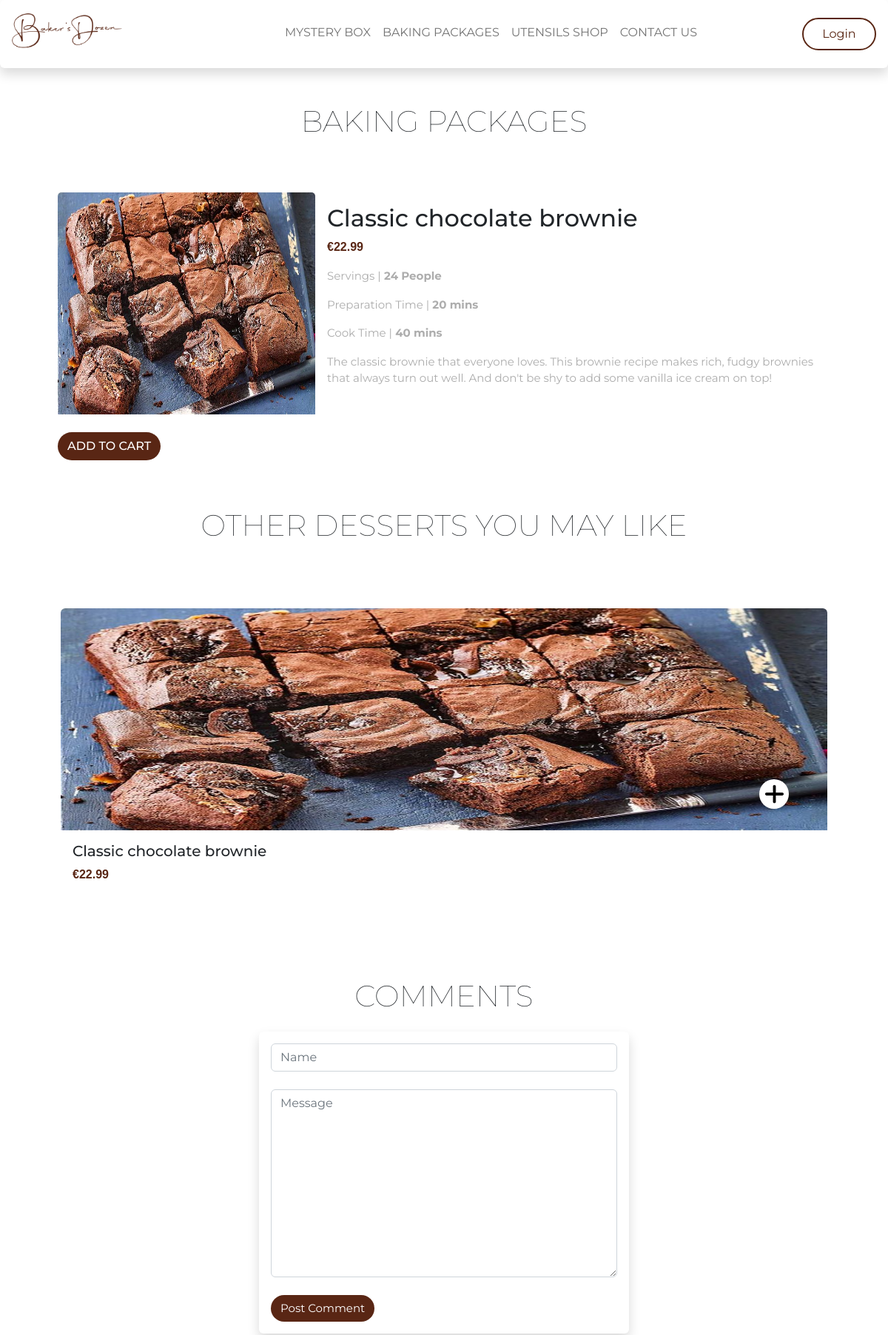
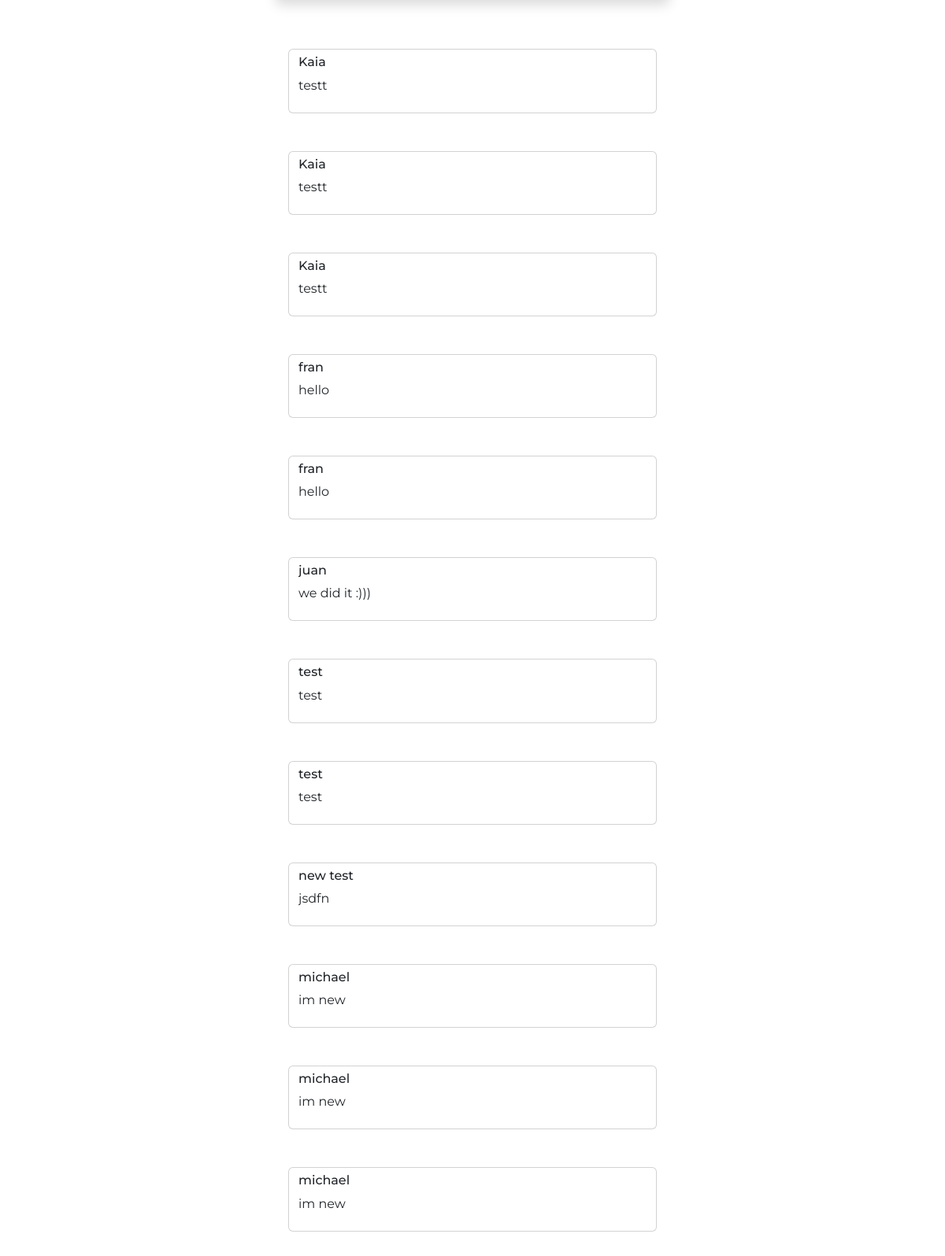
Page /BakersDozen/productDetails.php?id=5 (upper part) on the committed database (2 pictures, top to bottom).
### tables this page shows
CREATE TABLE `bdProducts` (
  `productId` int(11) NOT NULL,
  `categoryId` int(11) NOT NULL,
  `productName` varchar(255) NOT NULL,
  `productType` varchar(250) NOT NULL,
  `productPrice` float NOT NULL,
  `productServing` int(11) NOT NULL,
  `productPrepTime` int(11) NOT NULL,
  `productCookTime` int(11) NOT NULL,
  `description` varchar(255) NOT NULL,
  `image` varchar(255) NOT NULL,
  `featuredProd` tinyint(1) NOT NULL
);

CREATE TABLE `bdComments` (
  `commentId` int(11) NOT NULL,
  `productId` int(11) NOT NULL,
  `commValue` varchar(255) DEFAULT NULL,
  `commDate` date DEFAULT NULL,
  `name` varchar(250) NOT NULL,
  `message` varchar(250) NOT NULL
);

### BakersDozen/Includes/functions-inc.php (called while the page is built, shortened)
<?php
function getRandomProduct($conn, $productType) {
    $sql = "SELECT * FROM bdProducts WHERE productType = ?";
    $stmt = mysqli_stmt_init($conn);
    if(!mysqli_stmt_prepare($stmt, $sql)) {
        echo "Could not load products";
        exit();
    }
    mysqli_stmt_bind_param($stmt, "s", $productType);
    mysqli_stmt_execute($stmt);
    $data = mysqli_stmt_get_result($stmt);
    return $data;
}
function loadProduct($conn, $id) {
    $sql = "SELECT * FROM bdProducts WHERE productId = ?;";
    $stmt = mysqli_stmt_init($conn);
    if(!mysqli_stmt_prepare($stmt, $sql)) {
        header("location:../productDetails.php?id=".$id);
            exit();
    }
    mysqli_stmt_bind_param($stmt, "s", $id);
    mysqli_stmt_execute($stmt);
    $result = mysqli_stmt_get_result($stmt);
    if($row = mysqli_fetch_assoc($result)) {
        return $row;
    }
    else {
        return false;
    }
}
function loadComments($conn){
    $sql = "SELECT * FROM bdComments;";
    $stmt = mysqli_stmt_init($conn);
    if(!mysqli_stmt_prepare($stmt, $sql)){
    }
    mysqli_stmt_execute($stmt);
    $result = mysqli_stmt_get_result($stmt);
    return $result;
}
?>

### BakersDozen/productDetails.php (the view, shortened to what this page needs)
<?php
    include 'Includes/header.php';
    include 'Includes/dbh-inc.php';
    include 'Includes/functions-inc.php';
?>
<h1 class="pb-3 bakingPackageText">BAKING PACKAGES</h1>
    <div class="container p-5">
        <div class="row">
            <div class="card mb-3 border-0" style="max-width: 100%;">
                <div class="row g-0">
                    <?php
                    if(isset($_GET["id"])){
                        $id = $_GET["id"];
                        $result = loadProduct($conn, $id);
                        $productType = $result['productType'];
?>
                    <div class="col-md-4">
                        <img src="Images/products/<?php echo $result['image']; ?>" class="card-img-top cardImageStyling" alt="Showcase Image"><br><br>
                        <a href="#" class="btn shopNow">ADD TO CART</a>
                    </div>
                            <div class="col-md-8">
                                <div class="card-body">
                                    <h2 class="card-title"><?php echo $result['productName'];?></h2>
                                    <p class="card-text price">€<?php echo $result['productPrice'];?></p>
                                    <p class="desc">Servings |<b> <?php echo $result['productServing'];?> People</b></p>
                                    <p class="desc">Preparation Time |<b> <?php echo $result['productPrepTime'];?> mins</b></p>
                                    <p class="desc">Cook Time |<b> <?php echo $result['productCookTime'];?> mins</b></p>
                                    <p class="desc"><?php echo $result['description'];?></p>
                                </div>
                            </div>
<?php
                    }
                    ?>
                </div>
            </div>
        </div>
    </div>
                    <?php
                        $data = getRandomProduct($conn, $productType);
                    ?>
    <h1 class="pb-3 bakingPackageText">OTHER DESSERTS YOU MAY LIKE</h1>
    <div class="container p-5">
        <div class="row">
            <?php $counter = 0;
        while($result = mysqli_fetch_assoc($data)) {
            $productId = $result["productId"];
            $productName = $result["productName"];
            $productPrice = $result["productPrice"];
            $image = $result["image"];
            ?>
            <div class="col-sm p-3">
                <a href="productDetails.php?id=<?php echo $productId; ?>" class="bakingCardContent">
                    <div class="card border-0">
                        <img src="Images/products/<?php echo $image; ?>" class="card-img-top cardImageStyling">
                        <a href="../HTML/#.html" class="btn shopNowBaking"><img src="../Images/plus.svg"
                                class="plusBaking" alt=""></a>
                        <div class="card-body">
                        <h5 class="card-title"><?php echo $productName;?></h5>
                            <p class="card-text price">€<?php echo $productPrice;?></p>
                        </div>
                    </div>
                </a>
            </div>
<?php
        }
    ?>
        </div>
    </div>
<h1 class="pb-3 pt-5 bakingPackageText">COMMENTS</h1>
<div class="col-lg-5 col-sm-11 mx-auto p-3 card border-0 shadow p-3 mb-5 bg-white rounded">
    <form action="productDetails.php" method="post" class="form">
        <input type="text" class="form-control" name="name" id="name" placeholder="Name" >
        <br>
        <textarea name="message" id="message" class="form-control" cols="30" rows="10" placeholder="Message"></textarea>
        <br>
        <button class="btn submitBtn" type="submit" name="post_comment">Post Comment</button>
    </form>
</div>
<div class="col-lg-5 col-sm-11 mx-auto p-3">
<?php
    $comments = loadComments($conn);
    while($row = mysqli_fetch_assoc($comments)){
?>
    <div class="postedComments form-control card border-2 mb-5 bg-white rounded">
        <h6><?php echo $row['name'];?></h6>
        <p class='message'><?php  echo $row['message'];?></p>
    </div>
<?php }  ?>
</div>
<?php
    include 'Includes/footer.php';
?>

### Baker's Dozen Prototype/CSS/style.css (style rules this page uses)
* { overflow-x: hidden; font-family: "Montserrat", sans-serif; }
.cardImageStyling { width: 100%; height: 300px; }
.shopNow { color: white; font-weight: 500; font-size: 16px; background-color: #592614; border-radius: 25px; }

### Baker's Dozen Prototype/CSS/bakingKit.css (style rules this page uses)
.bakingPackageText { text-align: center; font-family: "Montserrat", sans-serif; font-weight: 100; }
.bakingCardContent, .bakingCardContent:hover { text-decoration: none; color: black; }
.shopNowBaking { font-weight: 500; font-size: 11px; width: 40px; height: 40px; border-radius: 50%; background-color: white; overflow-y: hidden; padding: 0; margin: 0; position: absolute; bottom:30%; right: 5%; }
.plusBaking { width: 70%; height: 100%; overflow-y: hidden; align-content: center; }
.price { color: #592614; font-family: 'Noto Sans JP', sans-serif; font-weight: 800; }
.desc { color: #adadad; font-size: 15px; }

### BakersDozen/CSS/productDetails.css (style rules this page uses)
.postedComments { text-align: left; }
.submitBtn { color: white; font-size: 15px; background-color: #592614; border-radius: 25px; margin-left: auto; margin-right: auto; }

### rows in the picture
bdproducts: image (picture), productName "Classic chocolate brownie", productPrice "22.99", productServing "24", productPrepTime "20", productCookTime "40", description "The classic brownie that everyone loves. This brownie recipe makes rich, fudgy brownies that always turn out well. And don't be shy to add some vanilla ice cream on top!"
bdcomments: name "Kaia", message "testt"
bdcomments: name "Kaia", message "testt"
bdcomments: name "Kaia", message "testt"
bdcomments: name "fran", message "hello"
bdcomments: name "fran", message "hello"
bdcomments: name "juan", message "we did it :)))"
bdcomments: name "test", message "test"
bdcomments: name "test", message "test"
bdcomments: name "new test", message "jsdfn"
bdcomments: name "michael", message "im new"
bdcomments: name "michael", message "im new"
bdcomments: name "michael", message "im new"
